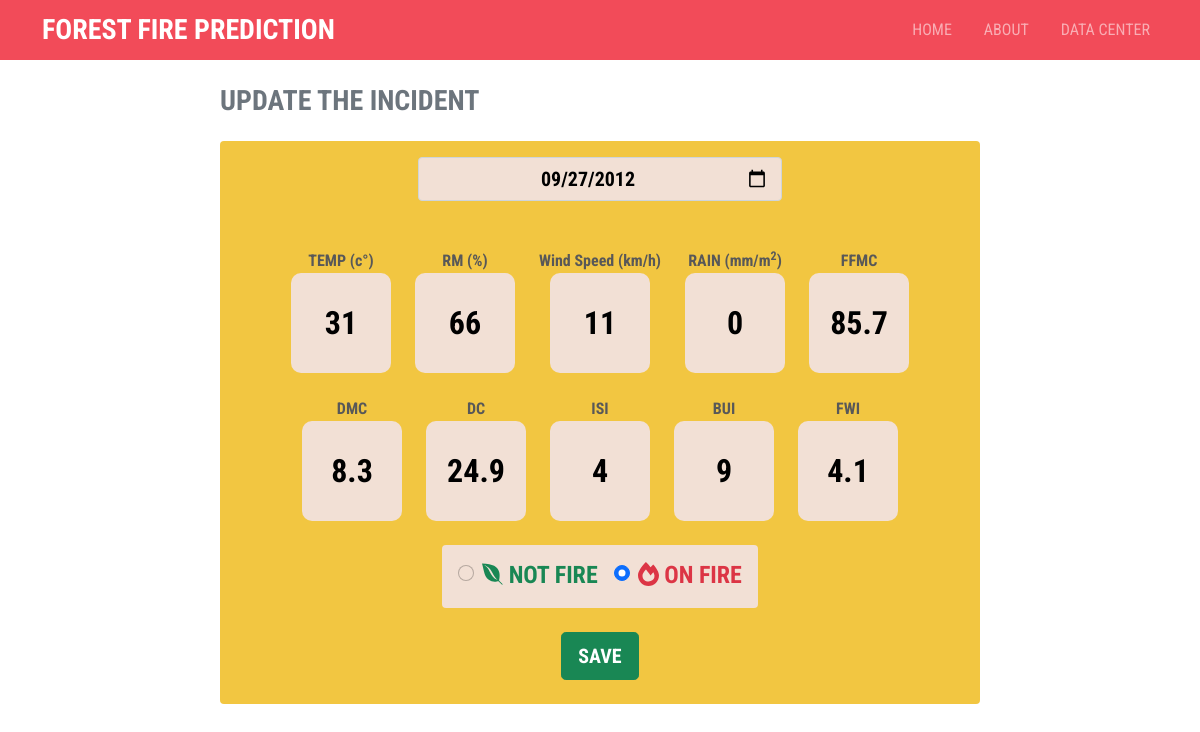
The app's page /update.php?i=130 with its own data.
### tables this page shows
CREATE TABLE IF NOT EXISTS `datacenter` (
  `id` int(11) NOT NULL AUTO_INCREMENT,
  `tanggal` date NOT NULL,
  `temprature` float NOT NULL,
  `rm` float NOT NULL,
  `windspeed` float NOT NULL,
  `rain` float NOT NULL,
  `ffmc` float NOT NULL,
  `dmc` float NOT NULL,
  `dc` float NOT NULL,
  `isi` float NOT NULL,
  `bui` float NOT NULL,
  `fwi` float NOT NULL,
  `incident` varchar(256) NOT NULL,
  PRIMARY KEY (`id`)
);

### system.php (called while the page is built, shortened)
<?php
$con = mysqli_connect("localhost", "root", "", "kebakaran-nn") or die("Koneksi Gagal !!");
function query($sql): array
{
    global $con;
    $query = mysqli_query($con, $sql);
    $rows = array();
    while ($arr = mysqli_fetch_row($query)) {
        $rows[] = $arr;
    }
    return $rows;
}

### update.php (the view, shortened to what this page needs)
<!doctype html>
<html lang="en">
<head>
  <link href="https://cdn.jsdelivr.net/npm/bootstrap@5.1.3/dist/css/bootstrap.min.css" rel="stylesheet">
  <link rel="stylesheet" href="app.css">
</head>
<body>
  <?php
  include "./template/navbar.php";
  require "./system.php";
  $data = query("SELECT * FROM datacenter WHERE id = " . $_GET['i'] . " ")[0];
  ?>
  <div class="container">
    <div class="row justify-content-center my-4">
      <div class="col-md-8 px-0">
        <h3 class="m-0 fw-bold text-secondary">UPDATE THE INCIDENT</h3>
      </div>
      <div class="col-md-8 rounded px-3 pt-3 mt-4 predict-page">
        <form action="" class="mb-4" method="POST">
          <div class="d-flex justify-content-center mb-4">
            <div class="input-group w-50 mb-4">
              <input type="date" name="tgl" value="<?= $data[1]; ?>" class="form-control text-center fs-5" placeholder="DATE" required autofocus>
            </div>
          </div>
          <div class="d-flex justify-content-center gap-4 flex-wrap">
            <div class="base">
              <p class="m-0 fw-bold text-center text-2">TEMP (c&#176;)</p>
              <input type="number" value="<?= $data[2]; ?>" name="temp" class="basic-form-control" min="22" max="42" step=".0" placeholder="42" required>
            </div>
            <div class="base">
              <p class="m-0 fw-bold text-center text-2">RM (%)</p>
              <input type="number" value="<?= $data[3]; ?>" name="rm" class="basic-form-control" min="21" max="90" placeholder="90" required>
            </div>
            <div class="base">
              <p class="m-0 fw-bold text-center text-2">Wind Speed (km/h)</p>
              <input type="number" value="<?= $data[4]; ?>" name="ws" class="basic-form-control" min="6" max="29" placeholder="29" required>
            </div>
            <div class="base">
              <p class="m-0 fw-bold text-center text-2">RAIN (mm/m<sup>2</sup>)</p>
              <input type="number" value="<?= $data[5]; ?>" name="rain" class="basic-form-control" min="0" max="16.8" step="0.01" placeholder="16,8" required>
            </div>
            <div class="base">
              <p class="m-0 fw-bold text-center text-2">FFMC</p>
              <input type="number" value="<?= $data[6]; ?>" name="ffmc" class="basic-form-control" min="28.6" max="92.5" step="0.01" placeholder="92,5" required>
            </div>
            <div class="base">
              <p class="m-0 fw-bold text-center text-2">DMC</p>
              <input type="number" value="<?= $data[7]; ?>" name="dmc" class="basic-form-control" min="1.1" max="65.9" step="0.01" placeholder="65,9" required>
            </div>
            <div class="base">
              <p class="m-0 fw-bold text-center text-2">DC</p>
              <input type="number" value="<?= $data[8]; ?>" name="dc" class="basic-form-control" min="7" max="220.4" step="0.01" placeholder="220,4" required>
            </div>
            <div class="base">
              <p class="m-0 fw-bold text-center text-2">ISI</p>
              <input type="number" value="<?= $data[9]; ?>" name="isi" class="basic-form-control" min="0" max="18.5" step="0.01" placeholder="18,5" required>
            </div>
            <div class="base">
              <p class="m-0 fw-bold text-center text-2">BUI</p>
              <input type="number" value="<?= $data[10]; ?>" name="bui" class="basic-form-control" min="1.1" max="68" step="0.01" placeholder="68" required>
            </div>
            <div class="base">
              <p class="m-0 fw-bold text-center text-2">FWI</p>
              <input type="number" value="<?= $data[11]; ?>" name="fwi" class="basic-form-control" min="0" max="31.1" step="0.01" placeholder="31,1" required>
            </div>
          </div>
          <div class="d-flex text-left  justify-content-center">
            <div class="incidentBox d-flex gap-3 my-4 p-3 rounded">
              <div class="form-check">
                <input class="form-check-input" type="radio" <?= $data[12] == 0 ? 'checked' : ''; ?> value="0" name="incident" id="no-fire">
                <label class="form-check-label" for="no-fire">
                  <h4 class="fw-bold m-0 text-success"><i class="fab fa-envira"></i> NOT FIRE</h4>
                </label>
              </div>
              <div class="form-check">
                <input class="form-check-input" type="radio" <?= $data[12] == 1 ? 'checked' : ''; ?> value="1" name="incident" id="fire">
                <label class="form-check-label" for="fire">
                  <h4 class="fw-bold m-0 text-danger"><i class="fas fa-fire-alt"></i> ON FIRE</h4>
                </label>
              </div>
            </div>
          </div>
          <div class="d-flex justify-content-center">
            <button type="submit" name="submit" class="btn btn-lg btn-success fw-bold">SAVE</button>
          </div>
        </form>
      </div>
    </div>
  </div>
</body>
</html>

### app.css (style rules this page uses)
* { font-family: 'Roboto Condensed', sans-serif !important; }
.text-2 { color: #585858; }
.predict-page { background: #f2c641; text-align: center; }
.predict-page form input { background: #f2e0d5; color: black !important; font-weight: bold; }
.incidentBox { background: #f2e0d5; }
.predict-page form input.basic-form-control { height: 100px; width: 100px; border-radius: 10px; border: none; font-size: 2rem; text-align: center; }

### records on screen
datacenter: tgl "09/27/2012", temp "31", rm "66", ws "11", rain "0", ffmc "85.7", dmc "8.3", dc "24.9", isi "4", bui "9", fwi "4.1", incident "☐ NOT FIRE", incident "☑ ON FIRE"
